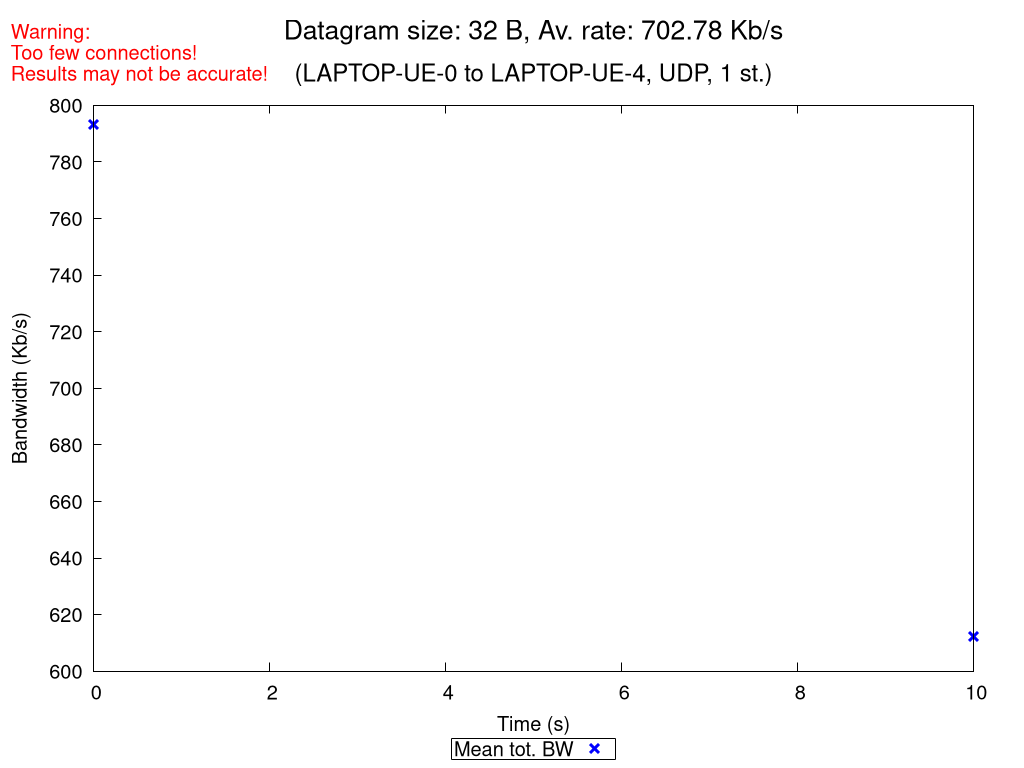

Write gnuplot code to recreate this figure.
set terminal pngcairo nocrop enhanced size 1024,768 font "Verdana,15"
set output "UDP_1_st_2020_10_18_09-41-26_one2two_00032B.png"

set title "{/=20 Datagram size: 32 B, Av. rate: 702.78 Kb/s}\n\n{/=18 (LAPTOP-UE-0 to LAPTOP-UE-4, UDP, 1 st.)}"
set label "Warning:\nToo few connections!\nResults may not be accurate!" at screen 0.01, screen 0.96 tc rgb "red"

set xlabel "Time (s)"
set ylabel "Bandwidth (Kb/s)"
set ytics nomirror
set key bmargin center horizontal box samplen 1 width -1
set bmargin 4.6
set rmargin 4.5

rf = 1000.0  # rate factor
set style fill transparent solid 0.2 noborder
set autoscale xfix
plot "UDP_1_st_2020_10_18_09-41-26_one2two_00032B_iperf_processed.dat" using 1:($2/rf-$3/rf):($2/rf+$3/rf) with filledcurves lc rgb "blue" notitle, \
     "" using 1:($2/rf) with points pt 2 ps 1.5 lw 3 lc rgb "blue" title "Mean tot. BW", \
